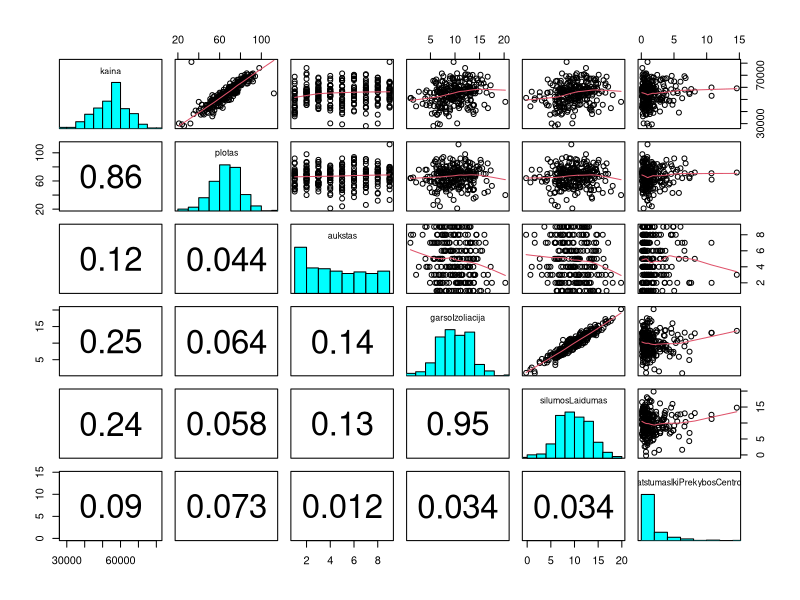
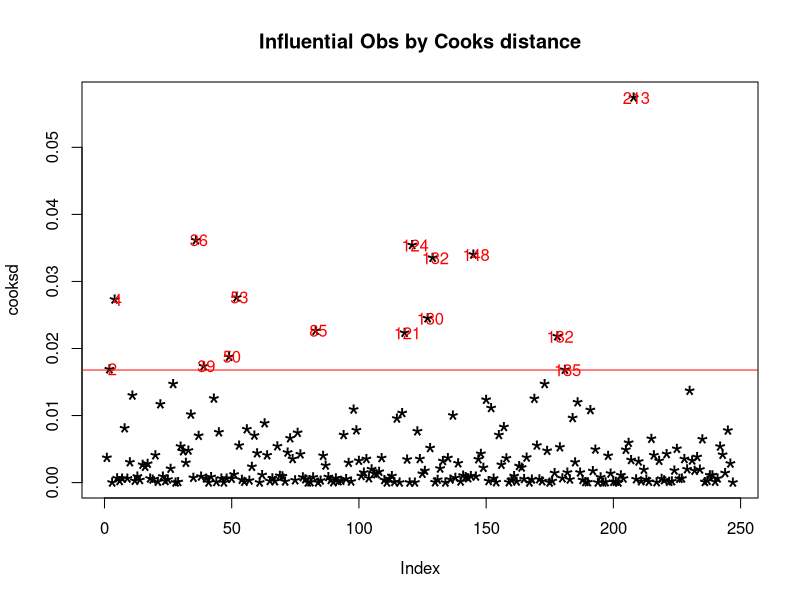
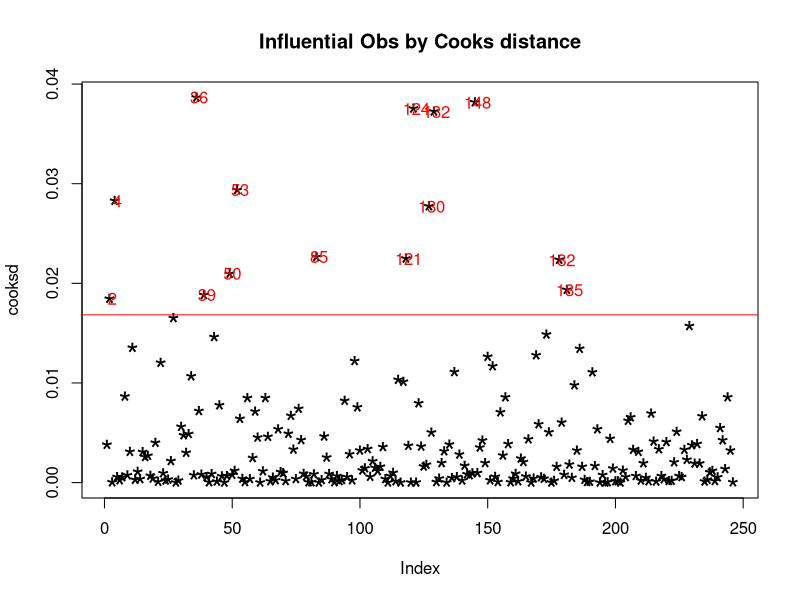

Recreate these plots in R, in order.
## ---- chunk 1

library(lmtest)
library(car)                      #uzkraunamos reikalingos bibliotekos
library(knitr)
## ---- chunk 2
data=read.csv2("data.csv")        #nuskaitomi duomenys

panel.hist <- function(x, ...)    #ši funkcija reikalinga grafikų lentelei išbrėžti (histogramos pateikimui)                        
{
  usr <- par("usr"); on.exit(par(usr))
  par(usr = c(usr[1:2], 0, 1.5) )
  h <- hist(x, plot = FALSE)
  breaks <- h$breaks; nB <- length(breaks)
  y <- h$counts; y <- y/max(y)
  rect(breaks[-nB], 0, breaks[-1], y, col = "cyan", ...)
}

panel.cor <- function(x, y, digits = 2, prefix = "", cex.cor,...)    #ši funkcija reikalinga grafikų lentelei
    #išbrėžti (koreliacijos koeficiento radimui)
{
  usr <- par("usr"); on.exit(par(usr))
  par(usr = c(0, 1, 0, 1))
  r <- abs(cor(x, y))
  txt <- format(c(r, 0.123456789), digits = digits)[1]
  txt <- paste0(prefix, txt)
  if(missing(cex.cor)) cex.cor <- 0.8/strwidth(txt)
  text(0.5, 0.5, txt, cex = 3)
}

pairs(data,upper.panel=panel.smooth,diag.panel=panel.hist, lower.panel=panel.cor) 
   #grafikų, histogramos ir koreliacijos lentelės, kuriomis parodomas bendras vaizdas
## ---- chunk 3

remove_outliers <- function(x) {              
  qnt <- quantile(x, probs=c(.25, .75), na.rm = T)       #na.rm logical; if true, any NA and NaN's are removed
   #from x before the quantiles are computed.  Randami 25% ir 75% kvantiliai
  H <- 1.5 * IQR(x, na.rm = T)      #randamas atstumas, kurį reikia pridėti prie 75% kvantilio ir atimti iš 
   #25% kvantilio, kad rasti ribą, nuo kurio galime teigti, kad duomenys už tos ribos bus išskirtys. 
  y <- x
  y[x < (qnt[1] - H)] <- NA                  # duomenys, peržengiančios nustatytą ribą ir yra pakaičiami į NA
  y[x > (qnt[2] + H)] <- NA
  return(y)
}
data[1:4]=lapply(data[1:4],remove_outliers)          # ieškoma išskirtys tik keturiose stulpeliuose, nes kaip
                                                  # vėliau pamatysime, tik keturi stulpeliai mums reikalingi
                                                  

row.has.na <- apply(data, 1, function(x){any(is.na(x))})    #tikrina visas duomenų eilutes ir jei randa
    #ištrintą reikšmę (t.y. pakeistą į NA), tada pažymime, kad ta eilutė turi išskirtį
data<- data[!row.has.na,]    #perankame duomenų eilutes, kurios neturi išskirčių


## ---- chunk 4
mod=lm(kaina~plotas + aukstas+garsoIzoliacija+silumosLaidumas+atstumasIkiPrekybosCentro,data=data)
kable(summary(mod)$coef, digits=2) # du nereiksmingus rodo
resettest(mod,power=2:3,type="regressor")$p.value   #nereikia kelti laipsniais kintamuosius, nes p reikšmė < 0,05
## ---- chunk 5
vif(mod)   # kolinearumo problema su šilumos ir garso laidumu 
cor(data$garsoIzoliacija,data$silumosLaidumas) #kadangi ju koreliacija arti vieneto, galime viena
# kolinearumo problema su šilumos ir garso laidumu kintamaji tiesiog išmest (When the correlation between x1 and x2 is exactly one, the situation is 
#called perfect collinearity, and one covariate needs to be removed from the regression model in order
#to estimate a solution. Šaltinis: http://www.nature.com/bdj/journal/v199/n7/full/4812743a.html)


mod2=lm(kaina~plotas +aukstas+garsoIzoliacija,data=data) #antras modelis, kuriame buvo išmesti nereikšmingi duomenys.
kable(summary(mod2)$coef, digits=2) # visi reikšmingi
## ---- chunk 6
AIC(mod)
AIC(mod2)
## ---- chunk 7
#pastaba: užmiršau išsaugoti šaltinio šio kodo, radau internete
cooksd <- cooks.distance(mod2)
plot(cooksd, pch="*", cex=2, main="Influential Obs by Cooks distance")  # išbraižome cook'o distancija
abline(h = 4*mean(cooksd), col="red")  # nubrėžiame liniją, nuo kurios šalinsime išskirtis
text(x=1:length(cooksd)+1, y=cooksd, labels=ifelse(cooksd>4*mean(cooksd, na.rm=T),names(cooksd),""), col="red")  
# pavadiname išskirčių taškus, nurodome jų duomenų vietas 
data=data[-c(208),]#naikiname vieną išskirtį (numeris ir jo padėtis duomenyse nesutapo dėl ankstesnio
                   #duomenių naikinimo)

mod2=lm(kaina~plotas +aukstas+garsoIzoliacija,data=data) #antras modelis, jau su išmesta išskirtimi.

cooksd <- cooks.distance(mod2)
plot(cooksd, pch="*", cex=2, main="Influential Obs by Cooks distance")  # išbraižome cook'o distancija
abline(h = 4*mean(cooksd), col="red")  # nubrėžiame liniją, nuo kurios šalinsime išskirtis
text(x=1:length(cooksd)+1, y=cooksd, labels=ifelse(cooksd>4*mean(cooksd, na.rm=T),names(cooksd),""), col="red")  
# pavadiname išskirčių taškus, nurodome jų duomenų vietas
## ---- chunk 8
aukstasn=factor(data$aukstas)   #aukšto skaičius paverčiamas į faktorių
mod3=lm(kaina~plotas +aukstasn+garsoIzoliacija,data=data)
kable(summary(mod3)$coef,digits=2)
## ---- chunk 9
AIC(mod2)
AIC(mod3)
## ---- chunk 10
aukstas1=data$aukstas==1
mod4=lm(kaina~plotas +aukstas1+garsoIzoliacija,data=data)
kable(summary(mod4)$coef,digits=2)
## ---- chunk 11
AIC(mod3)
AIC(mod4)
## ---- chunk 12
bptest(mod4)            # neatmetam H0 hipotezės, kad homoskedastiškas. Reiškia galime teigti, homoskedastiškas
## ---- chunk 13
durbinWatsonTest(mod4)  # neatmetam H0 hipotezės, kad nėra autokoreliacijos. Autokoreliacijos nėra 
## ---- chunk 14
kable(summary(mod4)$coef,digits=2)
